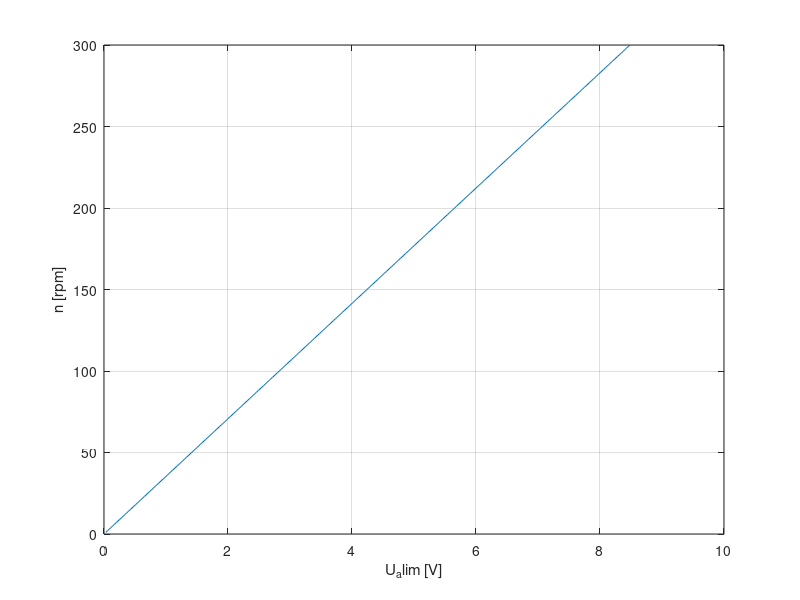
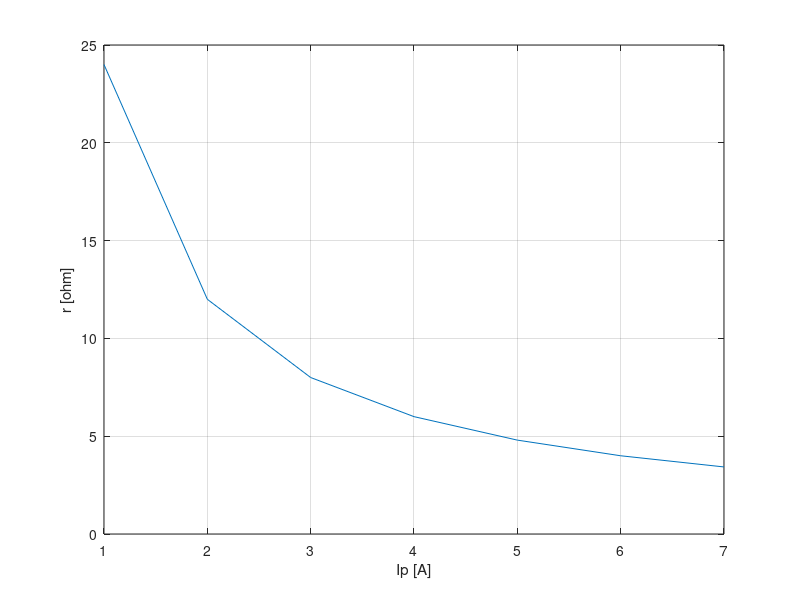

These figures' MATLAB source, in order:

%ke = 2; % constanta B_emf
ke = 0.27; % constanta B_emf


%Ip=6.5; % [A]
Ip=16; % [A]

%U = 43 ; % [V]
U = 24 ; % [V]

%pp = 28; % numar de poli 
pp = 28; % numar de poli 

p = pp/2; % perechi de poli

%n = 250; % [rpm]  turatie
n = 300; % [rpm]  turatie

%fe_1=p*n/60; % [Hz_el]
%fm_1=fe_1/p; % [Hz_mec]



for i=1:1:n
    
    n(i)=i;
    
    fe(i)=p*(n(i)./60);
    fm(i)=fe(i)/p;
    OMEGA(i) = 2*pi*fm(i);
    U_alim(i) = ke*OMEGA(i);
    
    for j=1:1:7
        
        Ip(j)=j;
        
        r(j) = U*1/Ip(j);
        
    end
        
    
end

figure(1)
plot(U_alim, n)
xlabel(' U_alim [V] ')
ylabel(' n [rpm] ')
grid on

figure(2)
plot(Ip, r)
xlabel(' Ip [A] ')
ylabel(' r [ohm] ')
grid on

    

%OMEGA = 2*pi*fm_1; % [rad/s]

%U_alim = ke*OMEGA; % [V] tensiunea de alimentare
 
 
